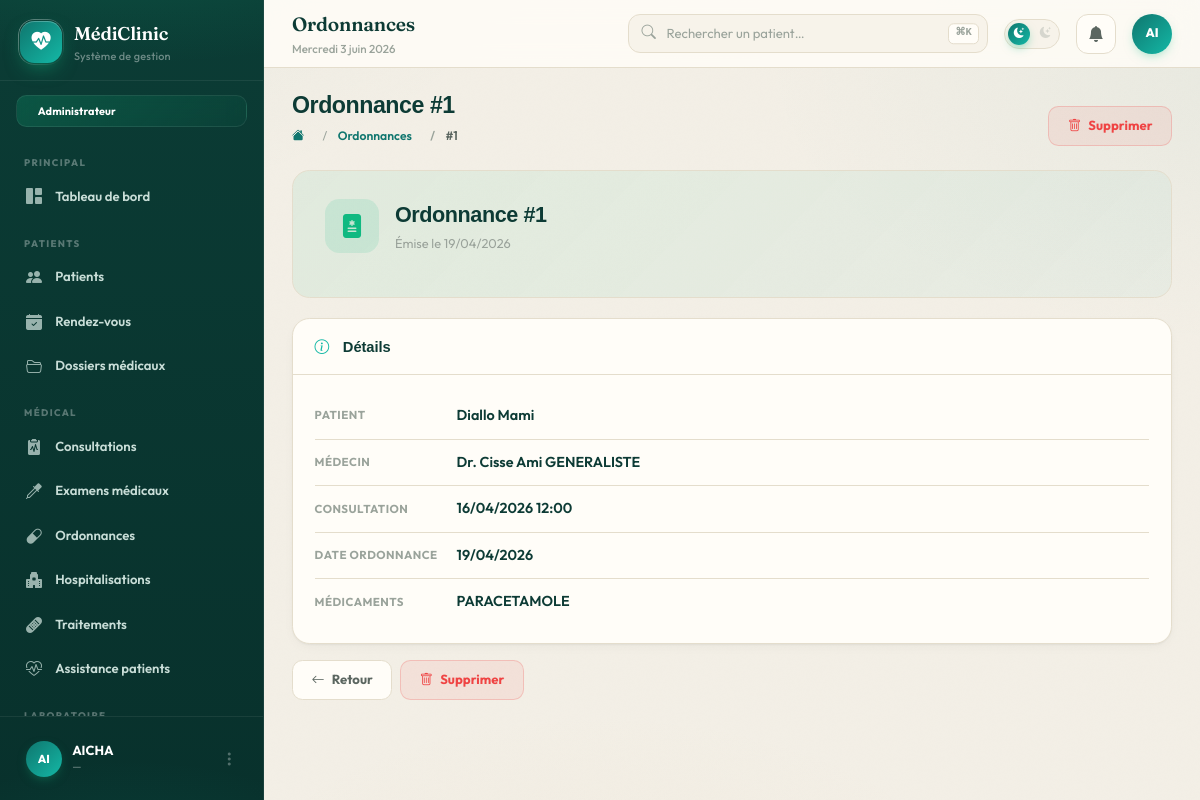
The app's page /consultation/ordonnances/1/ (signed in) with its own data.
### consultation/models.py (models this page shows, shortened)
class Ordonnance(models.Model):
    consultation = models.ForeignKey(Consultation, on_delete=models.CASCADE)
    dossier = models.ForeignKey(DossierMedical, related_name="ordonnance", on_delete=models.CASCADE, null=True, blank=True)
    date = models.DateField()
    medicaments = models.TextField()

class Consultation(models.Model):
    rendez_vous = models.OneToOneField(Rendez_vous, on_delete=models.CASCADE,
        related_name="consultation")
    dossier = models.ForeignKey(DossierMedical, on_delete=models.CASCADE,
        related_name="consultations", null=True, blank=True)
    motif = models.TextField()
    diagnostic = models.TextField()
    observation = models.TextField(blank=True, default='')
    date = models.DateTimeField(auto_now_add=True)

class Rendez_vous(models.Model):
    patient = models.ForeignKey(Patient, on_delete=models.CASCADE)
    medecin = models.ForeignKey("personnel.Medecin", on_delete=models.CASCADE)
    date = models.DateTimeField()
    STATUT_CHOICES = [
        ('programme', 'Programmé'),
        ('termine', 'Terminé'),
        ('annule', 'Annulé'),
    ]
    statut = models.CharField(
        max_length=20,
        choices=STATUT_CHOICES,
        default='programme'
    )
    class Meta:
        unique_together = ('medecin', 'date')

### patients/models.py (models this page shows)
class Patient(models.Model):
    nom = models.CharField(max_length=100)
    prenom = models.CharField(max_length=100)
    sexe = models.CharField(max_length=50)
    date_naissance = models.DateField()
    adresse = models.CharField(max_length=255)
    telephone = models.CharField(max_length=20)
    email = models.EmailField()
    numero_urgence = models.CharField(max_length=20)
    date_creation = models.DateTimeField(auto_now_add=True)
    def __str__(self):
        return f"{self.nom} {self.prenom}"

### personnel/models.py (models this page shows)
class Personnel(models.Model):
    nom = models.CharField(max_length=100)
    prenom = models.CharField(max_length=100)
    telephone = models.CharField(max_length=20)
    adresse = models.TextField()
    service = models.CharField(max_length=100)
    role = models.CharField(max_length=50)
    mot_de_passe = models.CharField(max_length=255)
    class Meta:
        abstract = True

class Medecin(Personnel):
    specialite = models.CharField(max_length=100)
    def __str__(self):
        return f"{self.nom} {self.prenom} {self.specialite}"

### consultation/views.py (the view)
# urls.py: path('ordonnances/<int:pk>/', views.ordonnance_detail, name='ordonnance_detail'),
@role_required('admin', 'medecin')
def ordonnance_detail(request, pk):
    ordonnance = get_object_or_404(Ordonnance, pk=pk)
    return render(request, 'consultation/ordonnance_detail.html', {'ordonnance': ordonnance})

### comptes/context_processors.py (called while the page is built)
def _user_permissions(request):
    user = request.user
    if not user.is_authenticated:
        return set()
    role = get_role(user)
    if role == 'admin':
        from .models import Permission
        return set(Permission.objects.values_list('code', flat=True))
    try:
        return set(user.profil.role.permissions.values_list('code', flat=True))
    except Exception:
        return set()

def role_context(request):
    role = get_role(request.user) if request.user.is_authenticated else None
    codes = _user_permissions(request)
    return {
        'user_role': role,
        'is_admin': role == 'admin',
        'is_medecin': role == 'medecin',
        'is_laborantin': role == 'laborantin',
        'is_infirmier': role == 'infirmier',
        'is_receptionniste': role == 'receptionniste',
        'user_permissions': codes,
        'perms': _PermLookup(codes),
    }

### templates/consultation/ordonnance_detail.html (shortened to what this page needs)
{% extends 'base.html' %}
{% block page_title %}Ordonnances{% endblock %}
{% block page_heading %}Ordonnance #{{ ordonnance.pk }}{% endblock %}
{% block breadcrumb %}
  <li class="breadcrumb-item"><a href="{% url 'consultation:ordonnances' %}">Ordonnances</a></li>
  <li class="breadcrumb-item active">#{{ ordonnance.pk }}</li>
{% endblock %}
{% block page_actions %}
  <a href="{% url 'consultation:ordonnance_supprimer' ordonnance.pk %}" class="btn-c btn-danger-c"><i class="bi bi-trash"></i> Supprimer</a>
{% endblock %}
{% block content %}
<div class="invoice-hero">
  <div class="d-flex align-items-center gap-3 mb-3">
    <div style="width:54px;height:54px;border-radius:.9rem;background:rgba(16,185,129,.12);display:inline-flex;align-items:center;justify-content:center;font-size:1.5rem;color:#10b981"><i class="bi bi-file-medical-fill"></i></div>
    <div>
      <div style="font-family:'Plus Jakarta Sans',sans-serif;font-size:1.35rem;font-weight:800;color:var(--text-primary);letter-spacing:-.02em">Ordonnance #{{ ordonnance.pk }}</div>
      <div style="font-size:.8rem;color:var(--text-muted);margin-top:.2rem">Émise le {{ ordonnance.date|date:'d/m/Y' }}</div>
    </div>
  </div>
</div>
<div class="panel">
  <div class="panel-hdr">
    <span class="panel-title"><i class="bi bi-info-circle me-2" style="color:var(--accent)"></i>Détails</span>
  </div>
  <div class="panel-body">
    <div class="info-cell">
      <span class="info-cell-lbl">Patient</span>
      <span class="info-cell-val">{{ ordonnance.consultation.rendez_vous.patient }}</span>
    </div>
    <div class="info-cell">
      <span class="info-cell-lbl">Médecin</span>
      <span class="info-cell-val">Dr. {{ ordonnance.consultation.rendez_vous.medecin }}</span>
    </div>
    <div class="info-cell">
      <span class="info-cell-lbl">Consultation</span>
      <span class="info-cell-val">{{ ordonnance.consultation.rendez_vous.date|date:'d/m/Y H:i' }}</span>
    </div>
    <div class="info-cell">
      <span class="info-cell-lbl">Date ordonnance</span>
      <span class="info-cell-val">{{ ordonnance.date|date:'d/m/Y' }}</span>
    </div>
    <div class="info-cell">
      <span class="info-cell-lbl">Médicaments</span>
      <span class="info-cell-val">{{ ordonnance.medicaments }}</span>
    </div>
  </div>
</div>
<div class="d-flex gap-2 mt-3">
  <a href="{% url 'consultation:ordonnances' %}" class="btn-c btn-outline-c"><i class="bi bi-arrow-left"></i> Retour</a>
  <a href="{% url 'consultation:ordonnance_supprimer' ordonnance.pk %}" class="btn-c btn-danger-c"><i class="bi bi-trash"></i> Supprimer</a>
</div>
{% endblock %}

### templates/base.html (shortened to what this page needs)
{% load static %}
<!DOCTYPE html>
<html lang="fr" data-theme="light" data-role="{{ user_role|default:'admin' }}">
<head>
  <link href="https://cdn.jsdelivr.net/npm/bootstrap@5.3.3/dist/css/bootstrap.min.css" rel="stylesheet">
  <link href="https://cdn.jsdelivr.net/npm/bootstrap-icons@1.11.3/font/bootstrap-icons.min.css" rel="stylesheet">
  <script src="https://cdn.tailwindcss.com"></script>
</head>
<body>
<aside id="sidebar">
  <div class="sb-brand">
    <div class="sb-logo"><i class="bi bi-heart-pulse-fill"></i></div>
    <div>
      <div class="sb-name">MédiClinic</div>
      <div class="sb-sub">Système de gestion</div>
    </div>
  </div>
  {% if is_medecin %}
    <div class="sb-role-badge" style="background:linear-gradient(135deg,rgba(20,184,166,.22),rgba(20,184,166,.05))"><i class="bi bi-clipboard2-pulse-fill" style="color:#5eead4"></i> Médecin</div>
  {% elif is_laborantin %}
    <div class="sb-role-badge" style="background:linear-gradient(135deg,rgba(168,85,247,.22),rgba(168,85,247,.05))"><i class="bi bi-eyedropper-fill" style="color:#c4b5fd"></i> Laborantin</div>
  {% elif is_infirmier %}
    <div class="sb-role-badge" style="background:linear-gradient(135deg,rgba(245,158,11,.22),rgba(245,158,11,.05))"><i class="bi bi-bandaid-fill" style="color:#fbbf24"></i> Infirmier</div>
  {% elif is_receptionniste %}
    <div class="sb-role-badge" style="background:linear-gradient(135deg,rgba(239,68,68,.22),rgba(239,68,68,.05))"><i class="bi bi-telephone-fill" style="color:#fca5a5"></i> Réceptionniste</div>
  {% else %}
    <div class="sb-role-badge" style="background:linear-gradient(135deg,rgba(16,185,129,.22),rgba(16,185,129,.05))"> Administrateur</div>
  {% endif %}
  <nav class="sb-nav">
    <div class="sb-section">Principal</div>
    <a href="{% url 'dashboard' %}" class="sb-link {% block nav_dashboard %}{% endblock %}">
      <i class="bi bi-grid-1x2-fill"></i> Tableau de bord
    </a>
    {% if 'patient.view' in user_permissions or 'rdv.view' in user_permissions or 'dossier.view' in user_permissions %}
    <div class="sb-section">Patients</div>
    {% endif %}
    {% if 'patient.view' in user_permissions %}
    <a href="{% url 'patients:liste' %}" class="sb-link {% block nav_patients %}{% endblock %}">
      <i class="bi bi-people-fill"></i> Patients
    </a>
    {% endif %}
    {% if 'rdv.view' in user_permissions %}
    <a href="{% url 'consultation:rdv_liste' %}" class="sb-link {% block nav_rdv %}{% endblock %}">
      <i class="bi bi-calendar-check-fill"></i> Rendez-vous
    </a>
    {% endif %}
    {% if 'dossier.view' in user_permissions %}
    <a href="{% url 'consultation:dossiers' %}" class="sb-link {% block nav_dossiers %}{% endblock %}">
      <i class="bi bi-folder2-open"></i> Dossiers médicaux
    </a>
    {% endif %}
    {% if 'consultation.view' in user_permissions or 'examen.view' in user_permissions or 'ordonnance.view' in user_permissions or 'hospitalisation.view' in user_permissions or 'traitement.view' in user_permissions %}
    <div class="sb-section">Médical</div>
    {% endif %}
    {% if 'consultation.view' in user_permissions %}
    <a href="{% url 'consultation:liste' %}" class="sb-link {% block nav_consultations %}{% endblock %}">
      <i class="bi bi-clipboard2-pulse-fill"></i> Consultations
    </a>
    {% endif %}
    {% if 'examen.view' in user_permissions %}
    <a href="{% url 'consultation:examens' %}" class="sb-link {% block nav_examens %}{% endblock %}">
      <i class="bi bi-eyedropper"></i> Examens médicaux
    </a>
    {% endif %}
    {% if 'ordonnance.view' in user_permissions %}
    <a href="{% url 'consultation:ordonnances' %}" class="sb-link {% block nav_ordonnances %}{% endblock %}">
      <i class="bi bi-capsule"></i> Ordonnances
    </a>
    {% endif %}
    {% if 'hospitalisation.view' in user_permissions %}
    <a href="{% url 'consultation:hospitalisations' %}" class="sb-link {% block nav_hospit %}{% endblock %}">
      <i class="bi bi-hospital-fill"></i> Hospitalisations
    </a>
    {% endif %}
    {% if 'traitement.view' in user_permissions %}
    <a href="{% url 'consultation:traitements' %}" class="sb-link {% block nav_traitements %}{% endblock %}">
      <i class="bi bi-bandaid-fill"></i> Traitements
    </a>
    {% endif %}
    {% if 'traitement.administrer' in user_permissions %}
    <a href="{% url 'consultation:assistances' %}" class="sb-link">
      <i class="bi bi-heart-pulse"></i> Assistance patients
    </a>
    {% endif %}
    {% if 'resultat.view' in user_permissions %}
    <div class="sb-section">Laboratoire</div>
    {% endif %}
  </nav>
  <div class="sb-footer">
    <div class="dropdown">
      <div class="sb-user" data-bs-toggle="dropdown">
        <div class="sb-av">{{ request.user.username|slice:":2"|upper }}</div>
        <div style="min-width:0;flex:1">
          <div class="sb-uname text-truncate">{{ request.user.get_full_name|default:request.user.username }}</div>
          <div class="sb-urole text-truncate">{{ request.user.email|default:'—' }}</div>
        </div>
        <i class="bi bi-three-dots-vertical" style="color:rgba(255,255,255,.3)"></i>
      </div>
    </div>
  </div>
</aside>
<div id="main">
  <div class="topbar">
    <div class="me-auto" style="min-width:0">
      <div class="tb-title text-truncate">{% block page_title %}{% endblock %}</div>
      <div class="tb-date" id="tbDate"></div>
    </div>
    <div class="tb-search d-none d-md-block">
      <form action="{% url 'patients:liste' %}" method="get" style="margin:0">
        <input type="text" name="q" placeholder="Rechercher un patient…" value="{{ request.GET.q }}">
      </form>
      <kbd>⌘K</kbd>
    </div>
    <div class="theme-toggle" onclick="toggleTheme()" title="Mode sombre / jour">
      <i class="bi bi-sun-fill t-sun"></i>
      <i class="bi bi-moon-stars-fill t-moon"></i>
      <div class="t-knob"><i class="bi bi-moon-stars-fill"></i></div>
    </div>
    <div class="dropdown">
      <div class="tb-btn" data-bs-toggle="dropdown" role="button">
        <i class="bi bi-bell-fill"></i>
      </div>
    </div>
    <div class="dropdown">
      <div class="sb-av" style="cursor:pointer;width:40px;height:40px;font-size:.78rem" data-bs-toggle="dropdown" role="button">
        {{ request.user.username|slice:":2"|upper }}
      </div>
    </div>
  </div>
  <div class="content">
    <div class="page-hdr">
      <div>
        <div class="page-hdr-title">{% block page_heading %}{% endblock %}</div>
        <nav aria-label="breadcrumb">
          <ol class="breadcrumb mt-2">
            <li class="breadcrumb-item"><a href="{% url 'dashboard' %}"><i class="bi bi-house-fill"></i></a></li>
            {% block breadcrumb %}{% endblock %}
          </ol>
        </nav>
      </div>
      <div class="d-flex gap-2 flex-wrap">{% block page_actions %}{% endblock %}</div>
    </div>
    {% block content %}{% endblock %}
  </div>
</div>
</body>
</html>

### templates/consultation/ordonnance_detail.html (style rules this page uses)
.invoice-hero { background: linear-gradient(135deg, rgba(16,185,129,.08), rgba(20,184,166,.04)); border: 1px solid var(--card-border); border-radius: 1.1rem; padding: 1.75rem 2rem; margin-bottom: 1.25rem; animation: fadeUp .5s ease both; }
.info-cell { padding: .75rem 0; border-bottom: 1px solid var(--card-border); display: flex; align-items: flex-start; gap: .75rem; }
.info-cell:last-child { border-bottom: none; }
.info-cell-lbl { font-size: .72rem; font-weight: 700; color: var(--text-muted); text-transform: uppercase; letter-spacing: .04em; min-width: 130px; flex-shrink: 0; padding-top: .1rem; }
.info-cell-val { font-size: .9rem; font-weight: 600; color: var(--text-primary); white-space: pre-wrap; }

### records on screen
Ordonnance: pk "1", date "19/04/2026", consultation.rendez_vous.patient "Diallo Mami", consultation.rendez_vous.medecin "Cisse Ami GENERALISTE", consultation.rendez_vous "16/04/2026 12:00", medicaments "PARACETAMOLE"

### other values on screen
{{ request.user.username|slice:":2"|upper }} "AI"
{{ request.user.get_full_name|default:request.user.username }} "AICHA"
{{ request.user.email|default:'—' }} "—"
